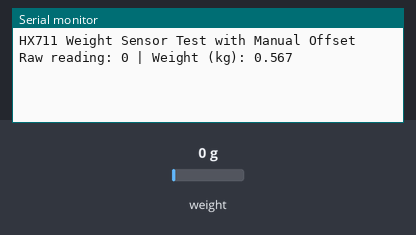
Bench run of a sketch on a simulated ESP32. Shown: the last lines printed to the serial monitor. Inputs (shaded band) come from the test bench; at power-on: weight on the scale 0 g.

Above: at 2.2 s.
2.3 s: weight on the scale set to 100 g
At 4.8 s:
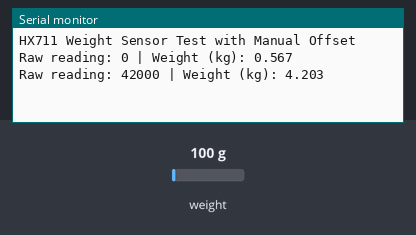
5.1 s: weight on the scale set to 1250 g
At 6.8 s:
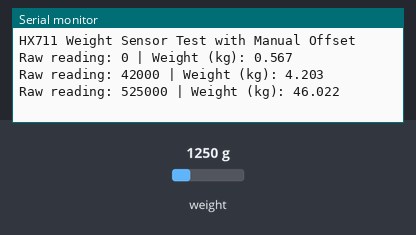
Timing chart, 0 to 8.3 s (numbered marks = the images above; inputs shaded):
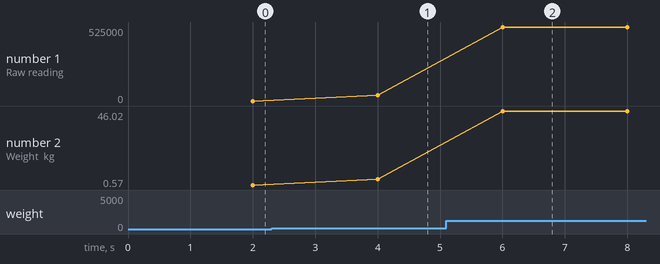

Measured:
- after the input at 2.3 s, the serial monitor: prints a new line after 1.7 s (image 1)
- after the input at 5.1 s, the serial monitor: prints a new line after 0.90 s (image 2)
- plotted number 1: 0 → 42000 after the input at 2.3 s, 42000 → 525000 after the input at 5.1 s
- plotted number 2: 0.57 → 4.2 after the input at 2.3 s, 4.2 → 46.02 after the input at 5.1 s

The sketch:

esp32_fixed_weight_zero.ino
```cpp
#include "HX711.h"

#define DOUT 13
#define CLK 14

HX711 scale;

// Adjust these values based on your testing
long offset = -6550;        // The raw value when no weight is on the scale (measured manually)
float scale_factor = 11550; // Raw difference for 1kg weight (calibrate this!)

void setup() {
  Serial.begin(115200);
  delay(1000);

  scale.begin(DOUT, CLK);

  Serial.println("HX711 Weight Sensor Test with Manual Offset");
}

void loop() {
  if (scale.is_ready()) {
    long raw_reading = scale.read_average(10);  // Average of 10 readings
    float weight = (raw_reading - offset) / scale_factor;

    Serial.print("Raw reading: ");
    Serial.print(raw_reading);
    Serial.print(" | Weight (kg): ");
    Serial.println(weight, 3);  // Print weight with 3 decimal places

  } else {
    Serial.println("HX711 not found.");
  }

  delay(1000);  // 1-second delay
}
```
